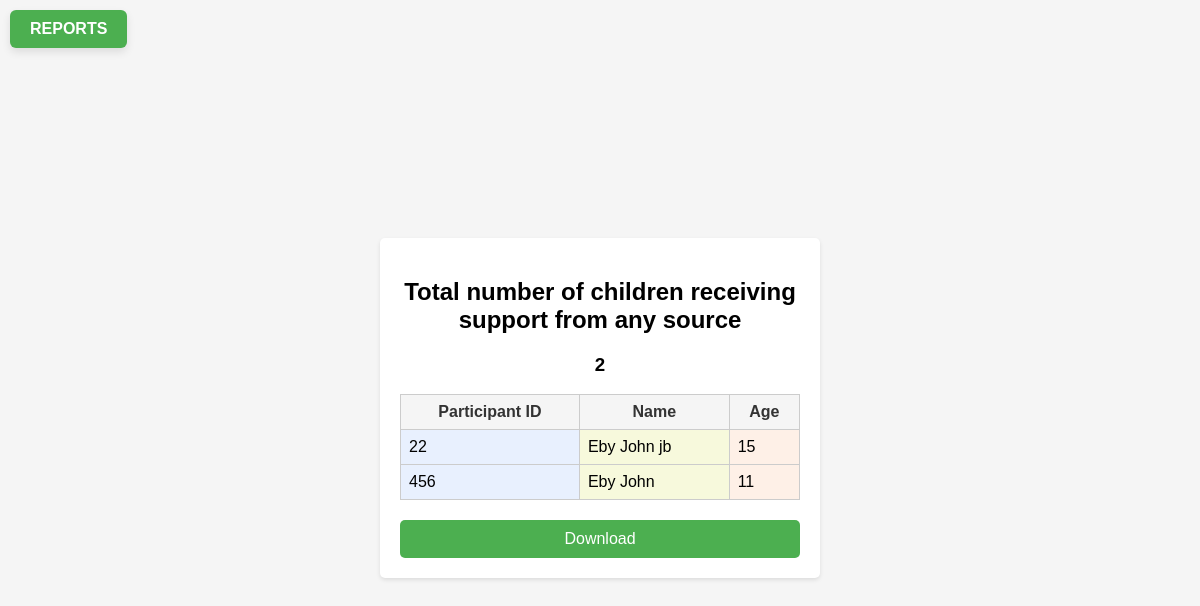
Screenshot of /nineteereport.php with the database file from the repository.
### tables this page shows
CREATE TABLE `participantdetails` (
  `ParticipantID` int(11) NOT NULL,
  `Name` varchar(255) DEFAULT NULL,
  `Age` int(11) DEFAULT NULL,
  `Gender` varchar(50) DEFAULT NULL,
  `panchayat` varchar(100) NOT NULL,
  `taluk` varchar(100) NOT NULL,
  `ward` varchar(100) NOT NULL,
  `EducationLevel` varchar(100) DEFAULT NULL,
  `VocationalTraining` varchar(100) DEFAULT NULL,
  `Address` varchar(255) DEFAULT NULL,
  `PhoneNumber` varchar(20) DEFAULT NULL,
  `Email` varchar(255) DEFAULT NULL,
  `BirthCertificate` varchar(50) DEFAULT NULL,
  `DisabilityCertificate` varchar(50) DEFAULT NULL,
  `Udid` varchar(200) NOT NULL,
  `AadharCardNumber` varchar(50) DEFAULT NULL,
  `ElectionID` varchar(50) DEFAULT NULL,
  `RationCard` varchar(50) DEFAULT NULL,
  `OtherIdentity` varchar(255) DEFAULT NULL,
  `AssistiveDevices` varchar(200) NOT NULL,
  `Pension` tinyint(1) DEFAULT NULL,
  `Scholarship` tinyint(1) DEFAULT NULL,
  `HealthInsurance` tinyint(1) DEFAULT NULL,
  `Asraya` tinyint(1) DEFAULT NULL,
  `KSRTCConcession` tinyint(1) DEFAULT NULL,
  `PrivateBusConcession` tinyint(1) DEFAULT NULL,
  `RailwayConcession` tinyint(1) DEFAULT NULL,
  `Aswasakiran` tinyint(1) DEFAULT NULL,
  `OtherBenefits` varchar(255) DEFAULT NULL,
  `Membership` varchar(255) DEFAULT NULL,
  `BankAccountType` varchar(50) DEFAULT NULL,
  `BankDetails` varchar(255) DEFAULT NULL,
  `DisabilityType` varchar(100) DEFAULT NULL,
  `AgeOfOnset` int(11) DEFAULT NULL,
  `Severity` varchar(100) DEFAULT NULL,
  `Duration` varchar(100) DEFAULT NULL,
  `EmploymentStatus` varchar(100) DEFAULT NULL,
  `MonthlyIncome` float DEFAULT NULL,
  `TypeOfWork` varchar(100) DEFAULT NULL,
  `RegisteredWithEmploymentExchange` tinyint(1) DEFAULT NULL,
  `HealthcareCoverageSource` text DEFAULT NULL,
  `MonthlyHealthcareExpenses` decimal(10,2) DEFAULT NULL,
  `HealthcareServicesUsed` text DEFAULT NULL,
  `HousingType` varchar(200) NOT NULL,
  `MonthlyHousingCosts` int(11) NOT NULL,
  `FatherName` varchar(255) NOT NULL,
  `MotherName` varchar(255) NOT NULL,
  `SiblingName` varchar(255) NOT NULL,
  `FatherAge` int(11) NOT NULL,
  `MotherAge` int(11) NOT NULL,
  `SiblingAge` int(11) NOT NULL,
  `FatherEducation` varchar(255) NOT NULL,
  `MotherEducation` varchar(255) NOT NULL,
  `SiblingEducation` varchar(255) NOT NULL,
  `FatherOccupation` varchar(255) NOT NULL,
  `MotherOccupation` varchar(255) NOT NULL,
  `SiblingOccupation` varchar(255) NOT NULL,
  `FatherSalary` int(11) NOT NULL,
  `MotherSalary` int(11) NOT NULL,
  `SiblingSalary` int(11) NOT NULL,
  `ParentsPension` varchar(20) NOT NULL,
  `IncomeLevel` decimal(10,2) DEFAULT NULL,
  `RationCardType` text DEFAULT NULL,
  `LandOwnership` varchar(200) NOT NULL,
  `LandArea` int(11) NOT NULL,
  `Houseownership` varchar(200) NOT NULL,
  `HouseArea` int(11) NOT NULL,
  `HouseType` varchar(200) NOT NULL,
  `WaterSource` text DEFAULT NULL,
  `CookingFuelSource` text DEFAULT NULL,
  `ToiletType` text DEFAULT NULL,
  `Transportation` text DEFAULT NULL,
  `EmployableSkills` varchar(20) NOT NULL DEFAULT 'No'
);

### nineteereport.php (the view, shortened to what this page needs)
<?php
$servername = "localhost";
$username = "root";
$password = "";
$database = "mysnehabhavan";
$conn = mysqli_connect($servername, $username, $password, $database);
$countSql = "SELECT COUNT(*) AS ChildCount
FROM participantdetails
WHERE (Scholarship = 'Yes' OR HealthInsurance = 'YES' OR Asraya = 'Yes'
    OR KSRTCConcession = 'Yes' OR PrivateBusConcession = 'Yes'
    OR RailwayConcession = 'Yes' OR Aswasakiran = 'Yes')
    AND Age < 18";
$countResult = mysqli_query($conn, $countSql);
$Count = mysqli_fetch_assoc($countResult)["ChildCount"];
$detailsSql = "SELECT * FROM participantdetails WHERE (Scholarship = 'Yes' OR HealthInsurance = 'YES' OR Asraya = 'Yes'
OR KSRTCConcession = 'Yes' OR PrivateBusConcession = 'Yes'
OR RailwayConcession = 'Yes' OR Aswasakiran = 'Yes')
AND Age < 18";
$detailsResult = mysqli_query($conn, $detailsSql);
?>
<!DOCTYPE html>
<html>
<head>
</head>
<body>
<a href="reports.php" class="backtoreports-button">REPORTS</a>
    <div class="card">
        <h2 class="card-title">Total number of children receiving support from any source</h2>
        <h3 style="text-align: center;"><?php echo $Count; ?></h3>
        <table class="data-table">
            <thead>
                <tr>
                    <th>Participant ID</th>
                    <th>Name</th>
                    <th>Age</th>
                </tr>
            </thead>
            <tbody>
                <?php while ($row = mysqli_fetch_assoc($detailsResult)) { ?>
                    <tr>
                        <td><?php echo $row['ParticipantID']; ?></td>
                        <td><?php echo $row['Name']; ?></td>
                        <td><?php echo $row['Age']; ?></td>
                    </tr>
                <?php } ?>
            </tbody>
        </table>
        <a href="vocationaltrainingdwnld.php" class="download-button">Download</a>
    </div>
</body>
</html>

### nineteereport.php (style rules this page uses)
body { display: flex; justify-content: center; align-items: center; height: 100vh; background-color: #f5f5f5; font-family: Arial, sans-serif; }
.card { width: 400px; background-color: #fff; border-radius: 5px; padding: 20px; box-shadow: 0 2px 4px rgba(0, 0, 0, 0.1); }
.card-title { font-size: 24px; font-weight: bold; margin-bottom: 20px; text-align: center; }
.data-table { width: 100%; border-collapse: collapse; }
.data-table thead th { background-color: #f5f5f5; border: 1px solid #ccc; padding: 8px; color: #333; font-weight: bold; }
.data-table tbody td { border: 1px solid #ccc; padding: 8px; }
.data-table tbody tr:nth-child(even) { background-color: #f9f9f9; }
.data-table tbody td:nth-child(1) { background-color: #e8f0fe; }
.data-table tbody td:nth-child(2) { background-color: #f7f9dc; }
.data-table tbody td:nth-child(3) { background-color: #fef0e7; }
.download-button { display: block; width: 100%; text-align: center; padding: 10px 0; background-color: #4CAF50; color: #fff; text-decoration: none; border-radius: 5px; margin-top: 20px; }

### rows the page displays
participantdetails: ParticipantID "22", Name "Eby John jb", Age "15"
participantdetails: ParticipantID "456", Name "Eby John", Age "11"

### other values shown
$Count "2"
